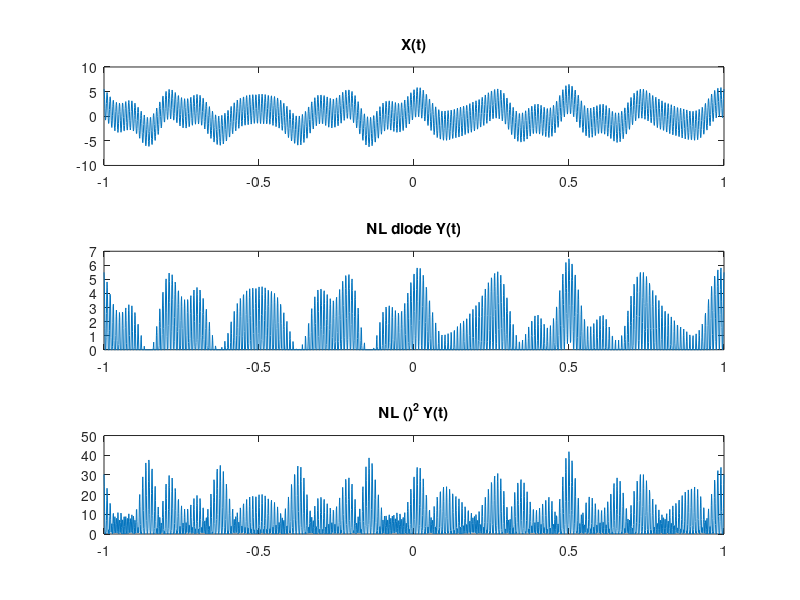
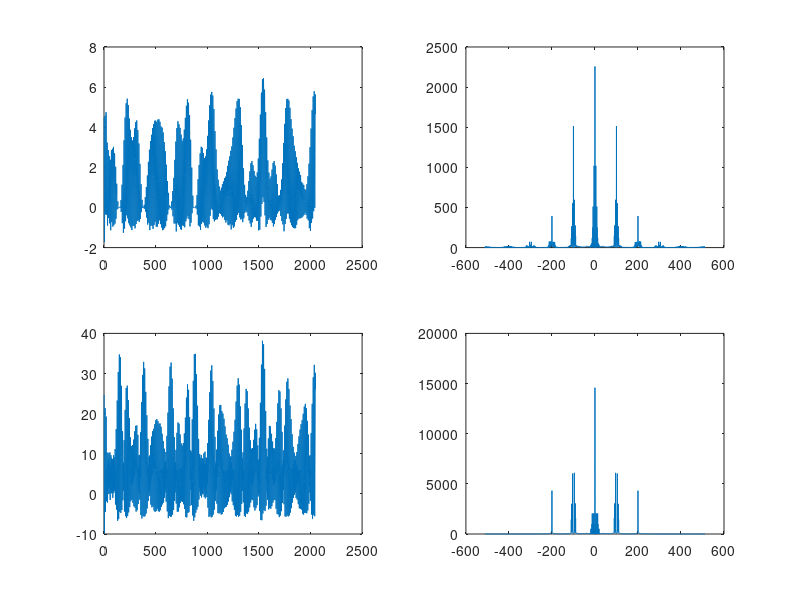
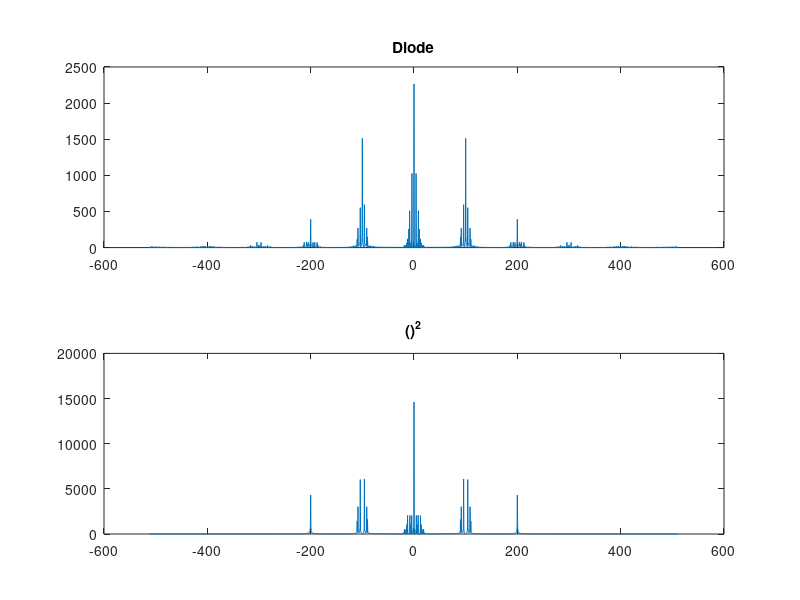

The MATLAB script that drew these images, in order:
L = 2048;
tmax = 1;
tmin = -1;
Fe = L/(tmax-tmin); 
Te = 1/Fe;
t = linspace(-1,1,L);
f = (-L/2:L/2-1)/(L/Fe);

m = 2*cos(8*pi*t) + sin(17*pi*t) + 0.5*cos(20*pi*t); % signal modulant
p = 3*cos(2*100*pi*t); 
%% Partie a

x = m + p;
y1 = x.*(x>0); %NL Diode
y2 = x.^2; %NL ()^2
[B1,A1]=butter(5,[0.08 0.12],'stop');
sy1=filter(B1,A1,y1);
sy2=filter(B1,A1,y2);

%% Partie b

figure('Name', 'Partie b')
subplot(311)
plot(t,x)
title('X(t)')

subplot(312)
plot(t,y1)
title('NL diode Y(t)')

subplot(313)
plot(t,y2)
title('NL ()^2 Y(t)')

figure('Name','Filtrage a Wc Partie b')

subplot(221)
plot(sy1)
subplot(222)
plot(f, fftshift(abs(fft(sy1,L))));


subplot(223)
plot(sy2)
subplot(224)
plot(f, fftshift(abs(fft(sy2,L))));

%% Partie c

figure('Name', 'Partie c Frequency')
Fy1 = fftshift(abs(fft(y1,L)));
Fy2 = fftshift(abs(fft(y2,L)));

subplot(211)
plot(f,Fy1)
title('Diode')
subplot(212)
plot(f,Fy2)
title('()^2')




